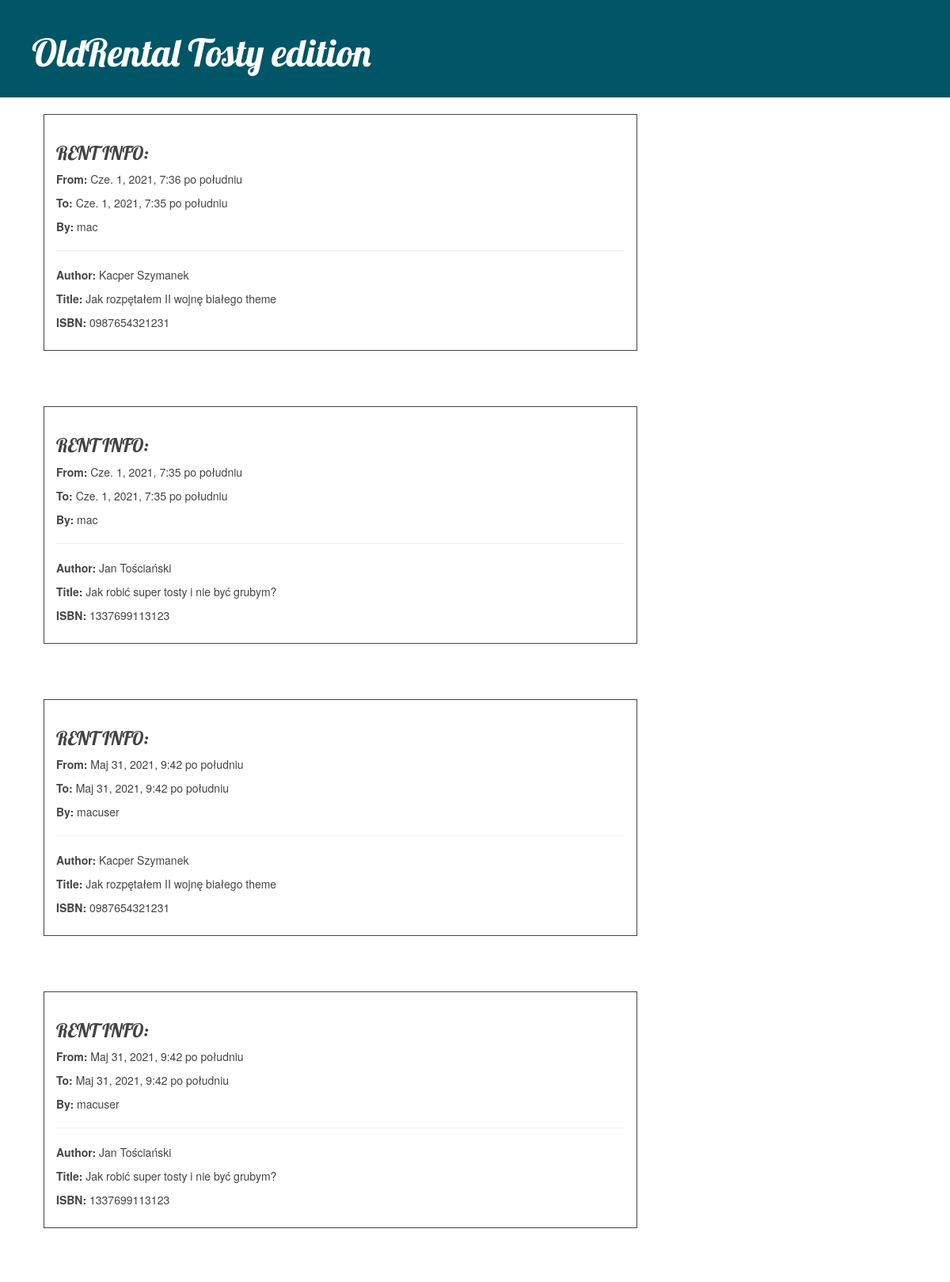
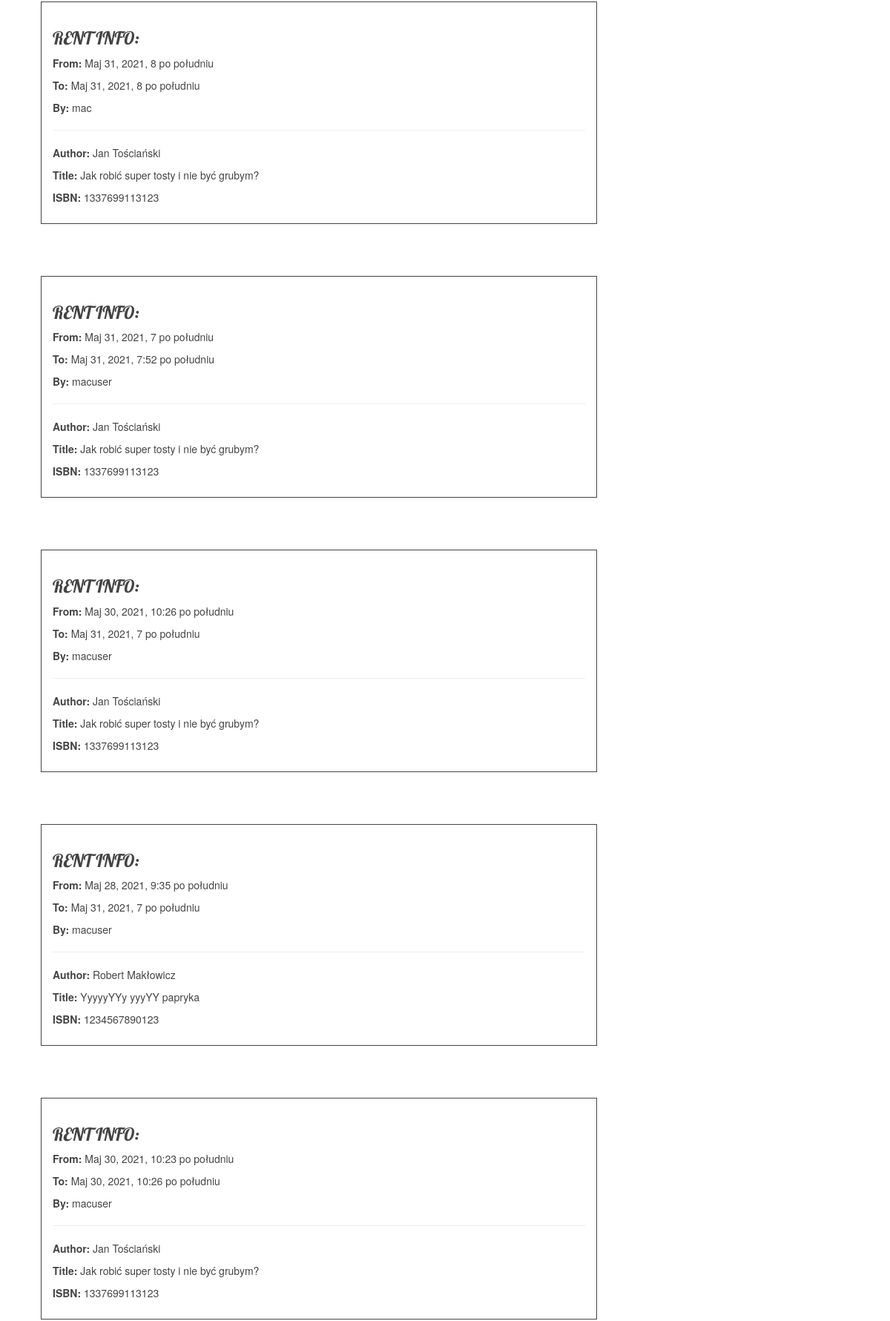
The page /books/rentedbooks/ (upper part) on the database its author committed (2 pictures, top to bottom).
### oldrental/models.py (models this page shows, shortened)
class RentedBook(models.Model):
    book = models.ForeignKey(Book, related_name='old_rents', on_delete=models.CASCADE)
    user = models.ForeignKey(User, on_delete=models.CASCADE)
    date_from = models.DateTimeField(datetime)
    date_to = models.DateTimeField(default=datetime.now())

class Book(models.Model):
    author = models.CharField(max_length=64)
    title = models.CharField(max_length=64)
    genre = models.ForeignKey(Genre, related_name='books', on_delete=models.PROTECT)
    isbn = models.CharField(unique=True, max_length=13, validators=[
        RegexValidator(regex='^[0-9]{13}$', message='ISBN must be 13 digit long!', code='no_match')])
    user_rentier = models.ForeignKey(User, related_name='books', on_delete=models.CASCADE,
                                     default=None, blank=True, null=True)
    rent_date = models.DateTimeField(default=None, blank=True, null=True)
    class Meta:
        unique_together = ('author', 'title', 'genre')
        ordering = ('title',)

### oldrental/views.py (the view)
# urls.py: path('rentedbooks/', views.RentedBookView.as_view(), name='rentedbooks')
class RentedBookView(View):
    def get(self, request):
        rentedbooks = RentedBook.objects.filter().order_by('-date_to')
        return render(request, 'rentedbooks.html', {'rentedbooks': rentedbooks})

### templates/rentedbooks.html (shortened to what this page needs)
{% extends 'base.html' %}
{% block content %}
    {% for book in rentedbooks %}
        <div class="book">
                <h3>RENT INFO:</h3>
                <p><b>From:</b> {{ book.date_from }}</p>
                <p><b>To:</b> {{ book.date_to }}</p>
                <p><b>By:</b> {{ book.user.username }}</p>
            <hr color="black">
            <div class="author">
                <p><b>Author:</b> {{ book.book.author }}</p>
                <p><b>Title:</b> {{ book.book.title }}</p>
            </div>
            <p><b>ISBN:</b> {{ book.book.isbn }}</p>
        </div>
    {% endfor %}
{% endblock %}

### oldrental/static/css/books.css (style rules this page uses)
h1, h2, h3, h4 { font-family: 'Lobster', cursive; color: #444; }
.book { margin-bottom: 70px; }
body { color: #444; }
.book { border-width: 1px; border-style: solid; border-color: #444; justify-content: space-between; padding: 15px; }

### rows shown on the page
RentedBook: date_from "Cze. 1, 2021, 7:36 po południu", date_to "Cze. 1, 2021, 7:35 po południu", user.username "mac", book.author "Kacper Szymanek", book "Jak rozpętałem II wojnę białego theme", book.isbn "0987654321231"
RentedBook: date_from "Cze. 1, 2021, 7:35 po południu", date_to "Cze. 1, 2021, 7:35 po południu", user.username "mac", book.author "Jan Tościański", book "Jak robić super tosty i nie być grubym?", book.isbn "1337699113123"
RentedBook: date_from "Maj 31, 2021, 9:42 po południu", date_to "Maj 31, 2021, 9:42 po południu", user.username "macuser", book.author "Kacper Szymanek", book "Jak rozpętałem II wojnę białego theme", book.isbn "0987654321231"
RentedBook: date_from "Maj 31, 2021, 9:42 po południu", date_to "Maj 31, 2021, 9:42 po południu", user.username "macuser", book.author "Jan Tościański", book "Jak robić super tosty i nie być grubym?", book.isbn "1337699113123"
RentedBook: date_from "Maj 31, 2021, 8 po południu", date_to "Maj 31, 2021, 8 po południu", user.username "mac", book.author "Jan Tościański", book "Jak robić super tosty i nie być grubym?", book.isbn "1337699113123"
RentedBook: date_from "Maj 31, 2021, 7 po południu", date_to "Maj 31, 2021, 7:52 po południu", user.username "macuser", book.author "Jan Tościański", book "Jak robić super tosty i nie być grubym?", book.isbn "1337699113123"
RentedBook: date_from "Maj 30, 2021, 10:26 po południu", date_to "Maj 31, 2021, 7 po południu", user.username "macuser", book.author "Jan Tościański", book "Jak robić super tosty i nie być grubym?", book.isbn "1337699113123"
RentedBook: date_from "Maj 28, 2021, 9:35 po południu", date_to "Maj 31, 2021, 7 po południu", user.username "macuser", book.author "Robert Makłowicz", book "YyyyyYYy yyyYY papryka", book.isbn "1234567890123"
RentedBook: date_from "Maj 30, 2021, 10:23 po południu", date_to "Maj 30, 2021, 10:26 po południu", user.username "macuser", book.author "Jan Tościański", book "Jak robić super tosty i nie być grubym?", book.isbn "1337699113123"
